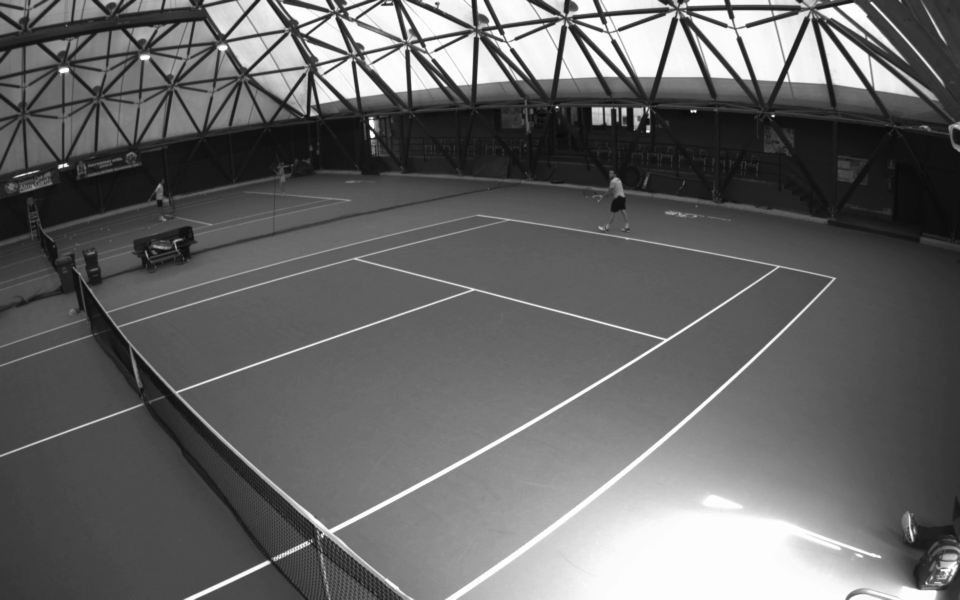
#> input picture frame 50 of cam1.mp4, 1920 x 1200 px (shown at 1/2 size)
$ python overlay_court_lines_undistort.py   (older library calls are emulated)
#> lines starting #> are read from the running program, lines starting #| are printed output that depends on the picture
#> (reads results/extrinsics_all.json from the repository)
import os
import json
import cv2
import numpy as np

# ========= Project Settings =========
BASE_DIR = "/Users/nima/Documents/00Criont/Final"
OUT_DIR  = os.path.join(BASE_DIR, "results")
EXTR_JSON = os.path.join(OUT_DIR, "extrinsics_all.json")
CAMS = ["cam1", "cam2", "cam3", "cam4"]

# When projecting 3D points, we only draw points that are in front of the camera.
# A small epsilon avoids numerical issues around Z ≈ 0.
Z_EPS = 1e-3

# Number of samples along each court line segment.
# More samples => smoother projected curves (especially with distortion / strong perspective).
SAMPLES = 120

# Safety threshold: if two consecutive projected samples jump too far in pixel space,
# we assume projection became unstable (e.g., near camera plane or extreme distortion)
# and we avoid drawing that connection.
MAX_JUMP_PX = 80

# Alpha controls how much of the original image is preserved during undistortion:
# 0.0 -> minimal black borders, more cropping
# 1.0 -> keep more FOV, but may introduce black borders
ALPHA = 0.0
# ===========================


# ---------- Tennis Court Geometry (World Frame) ----------
# World origin is assumed at the court center, with the court lying on Z=0.
# X axis: along court length, Y axis: along court width, Z axis: upwards.
L  = 23.77 / 2.0   # Half court length (baseline to baseline / 2)
Wd = 10.97 / 2.0   # Half doubles width (outer sidelines)
Ws =  8.23 / 2.0   # Half singles width (inner sidelines)
S  =  6.40         # Service line distance from net (net at X=0)


def build_court_segments():
    """
    Build a list of 3D line segments representing the key tennis court lines.
    Each segment is defined by two 3D endpoints on the plane Z=0 in meters.

    Why segments (not infinite lines)?
    - We want to render only the visible finite court markings.
    - This is also easier to clip safely to image boundaries after projection.
    """
    segs = []

    # Doubles outer rectangle (full playable area for doubles)
    segs += [
        ([-L, -Wd, 0.0], [-L, +Wd, 0.0]),  # Near baseline
        ([+L, -Wd, 0.0], [+L, +Wd, 0.0]),  # Far baseline
        ([-L, -Wd, 0.0], [+L, -Wd, 0.0]),  # Left doubles sideline
        ([-L, +Wd, 0.0], [+L, +Wd, 0.0]),  # Right doubles sideline
    ]

    # Singles rectangle (inner sidelines define singles court)
    segs += [
        ([-L, -Ws, 0.0], [-L, +Ws, 0.0]),  # Near baseline (singles width)
        ([+L, -Ws, 0.0], [+L, +Ws, 0.0]),  # Far baseline (singles width)
        ([-L, -Ws, 0.0], [+L, -Ws, 0.0]),  # Left singles sideline
        ([-L, +Ws, 0.0], [+L, +Ws, 0.0]),  # Right singles sideline
    ]

    # Service lines (within singles width)
    segs += [
        ([-S, -Ws, 0.0], [-S, +Ws, 0.0]),  # Near service line
        ([+S, -Ws, 0.0], [+S, +Ws, 0.0]),  # Far service line
    ]

    # Center service line (splits service boxes)
    segs += [
        ([-S, 0.0, 0.0], [0.0, 0.0, 0.0]),  # From near service line to net
        ([0.0, 0.0, 0.0], [+S, 0.0, 0.0]),  # From net to far service line
    ]

    # Net line (at X = 0) across doubles width
    segs += [
        ([0.0, -Wd, 0.0], [0.0, +Wd, 0.0]),
    ]

    return [(np.array(a, np.float64), np.array(b, np.float64)) for a, b in segs]


def world_to_cam(Xw, R, t):
    """
    Transform 3D points from world coordinates to camera coordinates:
        X_cam = R * X_world + t

    - R: 3x3 rotation matrix
    - t: 3x1 translation vector
    - Xw: Nx3 array of world points
    """
    return (R @ Xw.T + t).T


def project_points(Xw, R, t, K, dist):
    """
    Project 3D world points onto the image plane using camera extrinsics and intrinsics.

    OpenCV handles:
    - Perspective projection with (R, t)
    - Pinhole intrinsics K
    - Lens distortion dist (k1,k2,p1,p2,k3)
    """
    rvec, _ = cv2.Rodrigues(R)
    uv, _ = cv2.projectPoints(Xw, rvec, t, K, dist)
    return uv.reshape(-1, 2)


def draw_segment_safe(frame, p0, p1, R, t, K, dist):
    """
    Render one 3D line segment onto the 2D image safely.

    Why "safe" drawing?
    - Some 3D samples may land behind the camera (Z<=0) -> invalid projection.
    - Distortion + perspective can create extreme jumps near the camera plane.
    - We clip lines to the image and skip unstable connections to avoid artifacts.
    """
    h, w = frame.shape[:2]
    rect = (0, 0, w, h)

    # Sample along the 3D segment to approximate it in image space.
    # This avoids missing curvature caused by distortion / perspective.
    a = np.linspace(0.0, 1.0, SAMPLES).reshape(-1, 1)
    Xw = (1.0 - a) * p0.reshape(1, 3) + a * p1.reshape(1, 3)

    # Check depth in camera coordinates to ensure points are in front of the camera.
    Xc = world_to_cam(Xw, R, t)
    z = Xc[:, 2]

    # Project sampled 3D points to image pixels.
    uv = project_points(Xw, R, t, K, dist)

    # Validity masks:
    finite = np.isfinite(uv).all(axis=1) & np.isfinite(z)
    front  = z > Z_EPS  # keep only points with positive depth

    # Additional sanity bounds: allow some margin outside the image, but reject extreme outliers.
    # This prevents drawing long lines across the entire frame due to numerical blow-ups.
    sane = (uv[:, 0] > -2*w) & (uv[:, 0] < 3*w) & (uv[:, 1] > -2*h) & (uv[:, 1] < 3*h)

    ok = finite & front & sane

    # Draw short line pieces between consecutive valid samples.
    for i in range(SAMPLES - 1):
        if not (ok[i] and ok[i+1]):
            continue

        u0, v0 = uv[i]
        u1, v1 = uv[i+1]

        # Skip sudden discontinuities (typical when crossing behind the camera plane or near singularities).
        if np.hypot(u1 - u0, v1 - v0) > MAX_JUMP_PX:
            continue

        pt0 = (int(round(u0)), int(round(v0)))
        pt1 = (int(round(u1)), int(round(v1)))

        # Clip the line to the image rectangle so we never draw outside the frame.
        clipped = cv2.clipLine(rect, pt0, pt1)
        if clipped[0]:
            c0, c1 = clipped[1], clipped[2]
            cv2.line(frame, c0, c1, (0, 255, 0), 2, cv2.LINE_AA)


def draw_court(frame, R, t, K, dist):
    """
    Draw all court line segments by projecting the 3D court model to the image.
    """
    for p0, p1 in build_court_segments():
        draw_segment_safe(frame, p0, p1, R, t, K, dist)


def overlay_video(video_in, video_out, K, dist, R, t):
    """
    Generate a new video where the (undistorted) original frames are overlaid with
    the projected 3D tennis court lines.

    Key idea:
    - Undistort the frame once per image using an optimal new camera matrix newK.
    - After undistortion, projection should be done with dist=0 and intrinsics=newK.
      (because lens distortion has already been removed from the pixels)
    """
    cap = cv2.VideoCapture(video_in)
    if not cap.isOpened():
        raise RuntimeError(f"Cannot open: {video_in}")

    W = int(cap.get(cv2.CAP_PROP_FRAME_WIDTH))
    H = int(cap.get(cv2.CAP_PROP_FRAME_HEIGHT))
    fps = cap.get(cv2.CAP_PROP_FPS)
    if fps <= 0:
        fps = 25.0

    # Precompute undistortion maps for speed:
    # This is much faster than calling cv2.undistort() per frame.
    newK, _ = cv2.getOptimalNewCameraMatrix(K, dist, (W, H), ALPHA, (W, H))
    map1, map2 = cv2.initUndistortRectifyMap(K, dist, None, newK, (W, H), cv2.CV_16SC2)

    # After undistortion, we treat the image as distortion-free.
    dist0 = np.zeros_like(dist, dtype=np.float64)

    fourcc = cv2.VideoWriter_fourcc(*"mp4v")
    out = cv2.VideoWriter(video_out, fourcc, fps, (W, H))

    while True:
        ok, frame = cap.read()
#> frame is the input picture: shape (1200, 1920, 3); min 8, max 255, mean 101.8
        if not ok:
            break

        # Undistort current frame to a "pinhole-like" image with intrinsics newK.
        und = cv2.remap(frame, map1, map2, interpolation=cv2.INTER_LINEAR, borderMode=cv2.BORDER_CONSTANT)
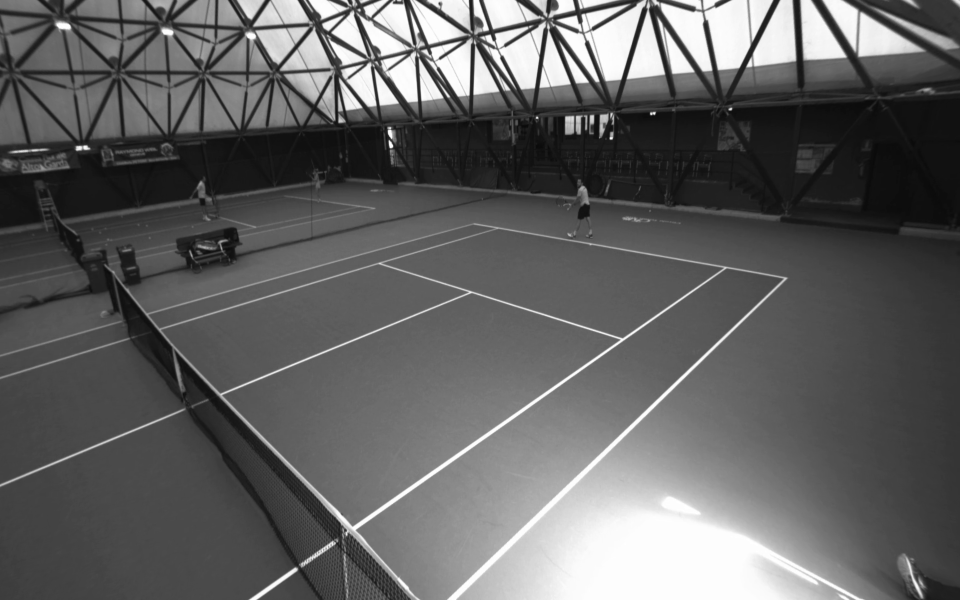
#> und: shape (1200, 1920, 3) (shown at 1/2 size); min 9, max 255, mean 97.2

        # Project and draw court lines on the undistorted frame.
        draw_court(und, R, t, newK, dist0)
#> after the loop in draw_court, `for p0, p1 in build_court_segments():`:
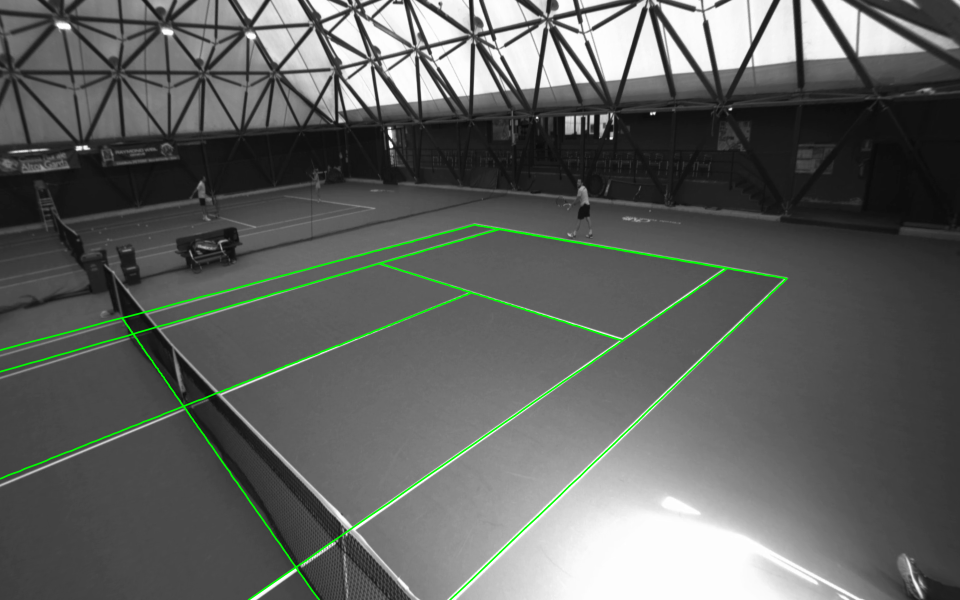
#> frame: shape (1200, 1920, 3) (shown at 1/2 size); mean B, G, R 95.7, 98.4, 95.7
        out.write(und)

    cap.release()
    out.release()


def main():
    os.makedirs(OUT_DIR, exist_ok=True)

    # Load per-camera extrinsics & intrinsics saved from the pose estimation step.
    data = json.load(open(EXTR_JSON, "r", encoding="utf-8"))

    for cam in CAMS:
        if cam not in data:
            print("Skip:", cam)
            continue

        info = data[cam]
        video_in = os.path.join(BASE_DIR, f"{cam}.mp4")

        # Note: these K/dist correspond to the ORIGINAL distorted video frames.
        K = np.array(info["K"], dtype=np.float64)
        dist = np.array(info["dist"], dtype=np.float64).reshape(-1)

        # Extrinsics (R,t) map world -> camera.
        R = np.array(info["R"], dtype=np.float64)
        t = np.array(info["t"], dtype=np.float64).reshape(3, 1)

        video_out = os.path.join(OUT_DIR, f"{cam}_court_overlay_UNDIST.mp4")
        print(f"Processing: {cam} -> {video_out}")
        overlay_video(video_in, video_out, K, dist, R, t)

    print("Done.")


if __name__ == "__main__":
    main()
